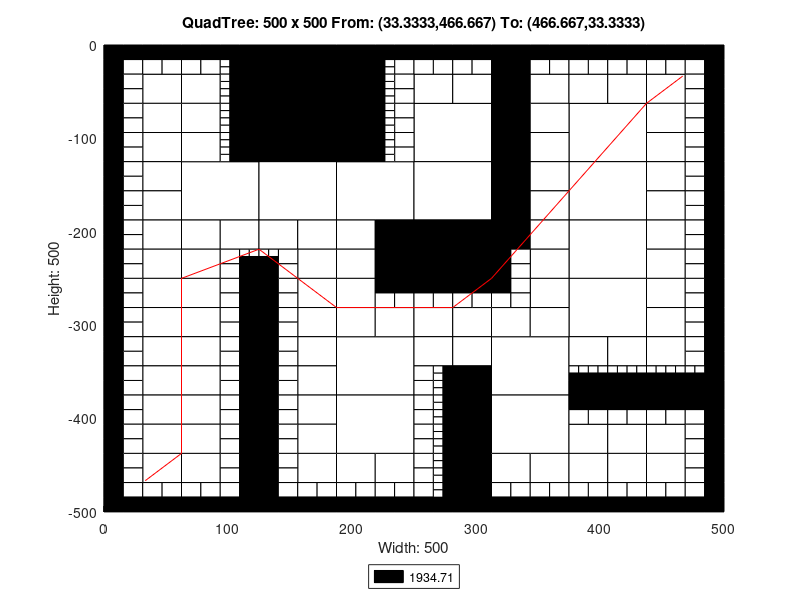

The MATLAB script that drew this image:
axis([0 500 -500 0]);
title('QuadTree: 500 x 500 From: (33.3333,466.667) To: (466.667,33.3333)');
xlabel('Width: 500');
ylabel('Height: 500');
rectangle('Position',[125 -62.5 62.5 62.5], 'FaceColor',[0 0 0]);
rectangle('Position',[125 -125 62.5 62.5], 'FaceColor',[0 0 0]);
rectangle('Position',[62.5 -187.5 62.5 62.5], 'FaceColor',[1 1 1]);
rectangle('Position',[125 -187.5 62.5 62.5], 'FaceColor',[1 1 1]);
rectangle('Position',[187.5 -187.5 62.5 62.5], 'FaceColor',[1 1 1]);
rectangle('Position',[250 -125 62.5 62.5], 'FaceColor',[1 1 1]);
rectangle('Position',[375 -125 62.5 62.5], 'FaceColor',[1 1 1]);
rectangle('Position',[250 -187.5 62.5 62.5], 'FaceColor',[1 1 1]);
rectangle('Position',[250 -250 62.5 62.5], 'FaceColor',[0 0 0]);
rectangle('Position',[375 -187.5 62.5 62.5], 'FaceColor',[1 1 1]);
rectangle('Position',[375 -250 62.5 62.5], 'FaceColor',[1 1 1]);
rectangle('Position',[187.5 -375 62.5 62.5], 'FaceColor',[1 1 1]);
rectangle('Position',[187.5 -437.5 62.5 62.5], 'FaceColor',[1 1 1]);
rectangle('Position',[312.5 -375 62.5 62.5], 'FaceColor',[1 1 1]);
rectangle('Position',[375 -312.5 62.5 62.5], 'FaceColor',[1 1 1]);
rectangle('Position',[312.5 -437.5 62.5 62.5], 'FaceColor',[1 1 1]);
rectangle('Position',[31.25 -62.5 31.25 31.25], 'FaceColor',[1 1 1]);
rectangle('Position',[62.5 -62.5 31.25 31.25], 'FaceColor',[1 1 1]);
rectangle('Position',[31.25 -93.75 31.25 31.25], 'FaceColor',[1 1 1]);
rectangle('Position',[31.25 -125 31.25 31.25], 'FaceColor',[1 1 1]);
rectangle('Position',[62.5 -93.75 31.25 31.25], 'FaceColor',[1 1 1]);
rectangle('Position',[62.5 -125 31.25 31.25], 'FaceColor',[1 1 1]);
rectangle('Position',[187.5 -31.25 31.25 31.25], 'FaceColor',[0 0 0]);
rectangle('Position',[187.5 -62.5 31.25 31.25], 'FaceColor',[0 0 0]);
rectangle('Position',[187.5 -93.75 31.25 31.25], 'FaceColor',[0 0 0]);
rectangle('Position',[187.5 -125 31.25 31.25], 'FaceColor',[0 0 0]);
rectangle('Position',[31.25 -156.25 31.25 31.25], 'FaceColor',[1 1 1]);
rectangle('Position',[31.25 -187.5 31.25 31.25], 'FaceColor',[1 1 1]);
rectangle('Position',[31.25 -218.75 31.25 31.25], 'FaceColor',[1 1 1]);
rectangle('Position',[31.25 -250 31.25 31.25], 'FaceColor',[1 1 1]);
rectangle('Position',[62.5 -218.75 31.25 31.25], 'FaceColor',[1 1 1]);
rectangle('Position',[93.75 -218.75 31.25 31.25], 'FaceColor',[1 1 1]);
rectangle('Position',[62.5 -250 31.25 31.25], 'FaceColor',[1 1 1]);
rectangle('Position',[125 -218.75 31.25 31.25], 'FaceColor',[1 1 1]);
rectangle('Position',[156.25 -218.75 31.25 31.25], 'FaceColor',[1 1 1]);
rectangle('Position',[156.25 -250 31.25 31.25], 'FaceColor',[1 1 1]);
rectangle('Position',[187.5 -218.75 31.25 31.25], 'FaceColor',[1 1 1]);
rectangle('Position',[218.75 -218.75 31.25 31.25], 'FaceColor',[0 0 0]);
rectangle('Position',[187.5 -250 31.25 31.25], 'FaceColor',[1 1 1]);
rectangle('Position',[218.75 -250 31.25 31.25], 'FaceColor',[0 0 0]);
rectangle('Position',[250 -62.5 31.25 31.25], 'FaceColor',[1 1 1]);
rectangle('Position',[281.25 -62.5 31.25 31.25], 'FaceColor',[1 1 1]);
rectangle('Position',[312.5 -31.25 31.25 31.25], 'FaceColor',[0 0 0]);
rectangle('Position',[312.5 -62.5 31.25 31.25], 'FaceColor',[0 0 0]);
rectangle('Position',[343.75 -62.5 31.25 31.25], 'FaceColor',[1 1 1]);
rectangle('Position',[312.5 -93.75 31.25 31.25], 'FaceColor',[0 0 0]);
rectangle('Position',[343.75 -93.75 31.25 31.25], 'FaceColor',[1 1 1]);
rectangle('Position',[312.5 -125 31.25 31.25], 'FaceColor',[0 0 0]);
rectangle('Position',[343.75 -125 31.25 31.25], 'FaceColor',[1 1 1]);
rectangle('Position',[375 -62.5 31.25 31.25], 'FaceColor',[1 1 1]);
rectangle('Position',[406.25 -62.5 31.25 31.25], 'FaceColor',[1 1 1]);
rectangle('Position',[437.5 -62.5 31.25 31.25], 'FaceColor',[1 1 1]);
rectangle('Position',[437.5 -93.75 31.25 31.25], 'FaceColor',[1 1 1]);
rectangle('Position',[437.5 -125 31.25 31.25], 'FaceColor',[1 1 1]);
rectangle('Position',[312.5 -156.25 31.25 31.25], 'FaceColor',[0 0 0]);
rectangle('Position',[343.75 -156.25 31.25 31.25], 'FaceColor',[1 1 1]);
rectangle('Position',[312.5 -187.5 31.25 31.25], 'FaceColor',[0 0 0]);
rectangle('Position',[343.75 -187.5 31.25 31.25], 'FaceColor',[1 1 1]);
rectangle('Position',[312.5 -218.75 31.25 31.25], 'FaceColor',[0 0 0]);
rectangle('Position',[343.75 -218.75 31.25 31.25], 'FaceColor',[1 1 1]);
rectangle('Position',[343.75 -250 31.25 31.25], 'FaceColor',[1 1 1]);
rectangle('Position',[437.5 -156.25 31.25 31.25], 'FaceColor',[1 1 1]);
rectangle('Position',[437.5 -187.5 31.25 31.25], 'FaceColor',[1 1 1]);
rectangle('Position',[437.5 -218.75 31.25 31.25], 'FaceColor',[1 1 1]);
rectangle('Position',[437.5 -250 31.25 31.25], 'FaceColor',[1 1 1]);
rectangle('Position',[31.25 -281.25 31.25 31.25], 'FaceColor',[1 1 1]);
rectangle('Position',[31.25 -312.5 31.25 31.25], 'FaceColor',[1 1 1]);
rectangle('Position',[62.5 -281.25 31.25 31.25], 'FaceColor',[1 1 1]);
rectangle('Position',[62.5 -312.5 31.25 31.25], 'FaceColor',[1 1 1]);
rectangle('Position',[31.25 -343.75 31.25 31.25], 'FaceColor',[1 1 1]);
rectangle('Position',[31.25 -375 31.25 31.25], 'FaceColor',[1 1 1]);
rectangle('Position',[62.5 -343.75 31.25 31.25], 'FaceColor',[1 1 1]);
rectangle('Position',[62.5 -375 31.25 31.25], 'FaceColor',[1 1 1]);
rectangle('Position',[156.25 -281.25 31.25 31.25], 'FaceColor',[1 1 1]);
rectangle('Position',[156.25 -312.5 31.25 31.25], 'FaceColor',[1 1 1]);
rectangle('Position',[187.5 -281.25 31.25 31.25], 'FaceColor',[1 1 1]);
rectangle('Position',[187.5 -312.5 31.25 31.25], 'FaceColor',[1 1 1]);
rectangle('Position',[218.75 -312.5 31.25 31.25], 'FaceColor',[1 1 1]);
rectangle('Position',[156.25 -343.75 31.25 31.25], 'FaceColor',[1 1 1]);
rectangle('Position',[156.25 -375 31.25 31.25], 'FaceColor',[1 1 1]);
rectangle('Position',[31.25 -406.25 31.25 31.25], 'FaceColor',[1 1 1]);
rectangle('Position',[31.25 -437.5 31.25 31.25], 'FaceColor',[1 1 1]);
rectangle('Position',[62.5 -406.25 31.25 31.25], 'FaceColor',[1 1 1]);
rectangle('Position',[62.5 -437.5 31.25 31.25], 'FaceColor',[1 1 1]);
rectangle('Position',[31.25 -468.75 31.25 31.25], 'FaceColor',[1 1 1]);
rectangle('Position',[62.5 -468.75 31.25 31.25], 'FaceColor',[1 1 1]);
rectangle('Position',[156.25 -406.25 31.25 31.25], 'FaceColor',[1 1 1]);
rectangle('Position',[156.25 -437.5 31.25 31.25], 'FaceColor',[1 1 1]);
rectangle('Position',[156.25 -468.75 31.25 31.25], 'FaceColor',[1 1 1]);
rectangle('Position',[187.5 -468.75 31.25 31.25], 'FaceColor',[1 1 1]);
rectangle('Position',[218.75 -468.75 31.25 31.25], 'FaceColor',[1 1 1]);
rectangle('Position',[250 -312.5 31.25 31.25], 'FaceColor',[1 1 1]);
rectangle('Position',[281.25 -312.5 31.25 31.25], 'FaceColor',[1 1 1]);
rectangle('Position',[343.75 -281.25 31.25 31.25], 'FaceColor',[1 1 1]);
rectangle('Position',[312.5 -312.5 31.25 31.25], 'FaceColor',[1 1 1]);
rectangle('Position',[343.75 -312.5 31.25 31.25], 'FaceColor',[1 1 1]);
rectangle('Position',[250 -343.75 31.25 31.25], 'FaceColor',[1 1 1]);
rectangle('Position',[281.25 -343.75 31.25 31.25], 'FaceColor',[1 1 1]);
rectangle('Position',[281.25 -375 31.25 31.25], 'FaceColor',[0 0 0]);
rectangle('Position',[437.5 -281.25 31.25 31.25], 'FaceColor',[1 1 1]);
rectangle('Position',[437.5 -312.5 31.25 31.25], 'FaceColor',[1 1 1]);
rectangle('Position',[375 -343.75 31.25 31.25], 'FaceColor',[1 1 1]);
rectangle('Position',[406.25 -343.75 31.25 31.25], 'FaceColor',[1 1 1]);
rectangle('Position',[437.5 -343.75 31.25 31.25], 'FaceColor',[1 1 1]);
rectangle('Position',[281.25 -406.25 31.25 31.25], 'FaceColor',[0 0 0]);
rectangle('Position',[281.25 -437.5 31.25 31.25], 'FaceColor',[0 0 0]);
rectangle('Position',[281.25 -468.75 31.25 31.25], 'FaceColor',[0 0 0]);
rectangle('Position',[281.25 -500 31.25 31.25], 'FaceColor',[0 0 0]);
rectangle('Position',[312.5 -468.75 31.25 31.25], 'FaceColor',[1 1 1]);
rectangle('Position',[343.75 -468.75 31.25 31.25], 'FaceColor',[1 1 1]);
rectangle('Position',[375 -437.5 31.25 31.25], 'FaceColor',[1 1 1]);
rectangle('Position',[406.25 -437.5 31.25 31.25], 'FaceColor',[1 1 1]);
rectangle('Position',[437.5 -437.5 31.25 31.25], 'FaceColor',[1 1 1]);
rectangle('Position',[375 -468.75 31.25 31.25], 'FaceColor',[1 1 1]);
rectangle('Position',[406.25 -468.75 31.25 31.25], 'FaceColor',[1 1 1]);
rectangle('Position',[437.5 -468.75 31.25 31.25], 'FaceColor',[1 1 1]);
rectangle('Position',[0 -15.625 15.625 15.625], 'FaceColor',[0 0 0]);
rectangle('Position',[15.625 -15.625 15.625 15.625], 'FaceColor',[0 0 0]);
rectangle('Position',[0 -31.25 15.625 15.625], 'FaceColor',[0 0 0]);
rectangle('Position',[15.625 -31.25 15.625 15.625], 'FaceColor',[1 1 1]);
rectangle('Position',[31.25 -15.625 15.625 15.625], 'FaceColor',[0 0 0]);
rectangle('Position',[46.875 -15.625 15.625 15.625], 'FaceColor',[0 0 0]);
rectangle('Position',[31.25 -31.25 15.625 15.625], 'FaceColor',[1 1 1]);
rectangle('Position',[46.875 -31.25 15.625 15.625], 'FaceColor',[1 1 1]);
rectangle('Position',[0 -46.875 15.625 15.625], 'FaceColor',[0 0 0]);
rectangle('Position',[15.625 -46.875 15.625 15.625], 'FaceColor',[1 1 1]);
rectangle('Position',[0 -62.5 15.625 15.625], 'FaceColor',[0 0 0]);
rectangle('Position',[15.625 -62.5 15.625 15.625], 'FaceColor',[1 1 1]);
rectangle('Position',[62.5 -15.625 15.625 15.625], 'FaceColor',[0 0 0]);
rectangle('Position',[78.125 -15.625 15.625 15.625], 'FaceColor',[0 0 0]);
rectangle('Position',[62.5 -31.25 15.625 15.625], 'FaceColor',[1 1 1]);
rectangle('Position',[78.125 -31.25 15.625 15.625], 'FaceColor',[1 1 1]);
rectangle('Position',[93.75 -15.625 15.625 15.625], 'FaceColor',[0 0 0]);
rectangle('Position',[109.375 -15.625 15.625 15.625], 'FaceColor',[0 0 0]);
rectangle('Position',[109.375 -31.25 15.625 15.625], 'FaceColor',[0 0 0]);
rectangle('Position',[109.375 -46.875 15.625 15.625], 'FaceColor',[0 0 0]);
rectangle('Position',[109.375 -62.5 15.625 15.625], 'FaceColor',[0 0 0]);
rectangle('Position',[0 -78.125 15.625 15.625], 'FaceColor',[0 0 0]);
rectangle('Position',[15.625 -78.125 15.625 15.625], 'FaceColor',[1 1 1]);
rectangle('Position',[0 -93.75 15.625 15.625], 'FaceColor',[0 0 0]);
rectangle('Position',[15.625 -93.75 15.625 15.625], 'FaceColor',[1 1 1]);
rectangle('Position',[0 -109.375 15.625 15.625], 'FaceColor',[0 0 0]);
rectangle('Position',[15.625 -109.375 15.625 15.625], 'FaceColor',[1 1 1]);
rectangle('Position',[0 -125 15.625 15.625], 'FaceColor',[0 0 0]);
rectangle('Position',[15.625 -125 15.625 15.625], 'FaceColor',[1 1 1]);
rectangle('Position',[109.375 -78.125 15.625 15.625], 'FaceColor',[0 0 0]);
rectangle('Position',[109.375 -93.75 15.625 15.625], 'FaceColor',[0 0 0]);
rectangle('Position',[109.375 -109.375 15.625 15.625], 'FaceColor',[0 0 0]);
rectangle('Position',[109.375 -125 15.625 15.625], 'FaceColor',[0 0 0]);
rectangle('Position',[218.75 -15.625 15.625 15.625], 'FaceColor',[0 0 0]);
rectangle('Position',[234.375 -15.625 15.625 15.625], 'FaceColor',[0 0 0]);
rectangle('Position',[234.375 -31.25 15.625 15.625], 'FaceColor',[1 1 1]);
rectangle('Position',[234.375 -46.875 15.625 15.625], 'FaceColor',[1 1 1]);
rectangle('Position',[234.375 -62.5 15.625 15.625], 'FaceColor',[1 1 1]);
rectangle('Position',[234.375 -78.125 15.625 15.625], 'FaceColor',[1 1 1]);
rectangle('Position',[234.375 -93.75 15.625 15.625], 'FaceColor',[1 1 1]);
rectangle('Position',[234.375 -109.375 15.625 15.625], 'FaceColor',[1 1 1]);
rectangle('Position',[234.375 -125 15.625 15.625], 'FaceColor',[1 1 1]);
rectangle('Position',[0 -140.625 15.625 15.625], 'FaceColor',[0 0 0]);
rectangle('Position',[15.625 -140.625 15.625 15.625], 'FaceColor',[1 1 1]);
rectangle('Position',[0 -156.25 15.625 15.625], 'FaceColor',[0 0 0]);
rectangle('Position',[15.625 -156.25 15.625 15.625], 'FaceColor',[1 1 1]);
rectangle('Position',[0 -171.875 15.625 15.625], 'FaceColor',[0 0 0]);
rectangle('Position',[15.625 -171.875 15.625 15.625], 'FaceColor',[1 1 1]);
rectangle('Position',[0 -187.5 15.625 15.625], 'FaceColor',[0 0 0]);
rectangle('Position',[15.625 -187.5 15.625 15.625], 'FaceColor',[1 1 1]);
rectangle('Position',[0 -203.125 15.625 15.625], 'FaceColor',[0 0 0]);
rectangle('Position',[15.625 -203.125 15.625 15.625], 'FaceColor',[1 1 1]);
rectangle('Position',[0 -218.75 15.625 15.625], 'FaceColor',[0 0 0]);
rectangle('Position',[15.625 -218.75 15.625 15.625], 'FaceColor',[1 1 1]);
rectangle('Position',[0 -234.375 15.625 15.625], 'FaceColor',[0 0 0]);
rectangle('Position',[15.625 -234.375 15.625 15.625], 'FaceColor',[1 1 1]);
rectangle('Position',[0 -250 15.625 15.625], 'FaceColor',[0 0 0]);
rectangle('Position',[15.625 -250 15.625 15.625], 'FaceColor',[1 1 1]);
rectangle('Position',[93.75 -234.375 15.625 15.625], 'FaceColor',[1 1 1]);
rectangle('Position',[93.75 -250 15.625 15.625], 'FaceColor',[1 1 1]);
rectangle('Position',[109.375 -250 15.625 15.625], 'FaceColor',[0 0 0]);
rectangle('Position',[140.625 -234.375 15.625 15.625], 'FaceColor',[1 1 1]);
rectangle('Position',[125 -250 15.625 15.625], 'FaceColor',[0 0 0]);
rectangle('Position',[140.625 -250 15.625 15.625], 'FaceColor',[1 1 1]);
rectangle('Position',[250 -15.625 15.625 15.625], 'FaceColor',[0 0 0]);
rectangle('Position',[265.625 -15.625 15.625 15.625], 'FaceColor',[0 0 0]);
rectangle('Position',[250 -31.25 15.625 15.625], 'FaceColor',[1 1 1]);
rectangle('Position',[265.625 -31.25 15.625 15.625], 'FaceColor',[1 1 1]);
rectangle('Position',[281.25 -15.625 15.625 15.625], 'FaceColor',[0 0 0]);
rectangle('Position',[296.875 -15.625 15.625 15.625], 'FaceColor',[0 0 0]);
rectangle('Position',[281.25 -31.25 15.625 15.625], 'FaceColor',[1 1 1]);
rectangle('Position',[296.875 -31.25 15.625 15.625], 'FaceColor',[1 1 1]);
rectangle('Position',[343.75 -15.625 15.625 15.625], 'FaceColor',[0 0 0]);
rectangle('Position',[359.375 -15.625 15.625 15.625], 'FaceColor',[0 0 0]);
rectangle('Position',[343.75 -31.25 15.625 15.625], 'FaceColor',[1 1 1]);
rectangle('Position',[359.375 -31.25 15.625 15.625], 'FaceColor',[1 1 1]);
rectangle('Position',[375 -15.625 15.625 15.625], 'FaceColor',[0 0 0]);
rectangle('Position',[390.625 -15.625 15.625 15.625], 'FaceColor',[0 0 0]);
rectangle('Position',[375 -31.25 15.625 15.625], 'FaceColor',[1 1 1]);
rectangle('Position',[390.625 -31.25 15.625 15.625], 'FaceColor',[1 1 1]);
rectangle('Position',[406.25 -15.625 15.625 15.625], 'FaceColor',[0 0 0]);
rectangle('Position',[421.875 -15.625 15.625 15.625], 'FaceColor',[0 0 0]);
rectangle('Position',[406.25 -31.25 15.625 15.625], 'FaceColor',[1 1 1]);
rectangle('Position',[421.875 -31.25 15.625 15.625], 'FaceColor',[1 1 1]);
rectangle('Position',[437.5 -15.625 15.625 15.625], 'FaceColor',[0 0 0]);
rectangle('Position',[453.125 -15.625 15.625 15.625], 'FaceColor',[0 0 0]);
rectangle('Position',[437.5 -31.25 15.625 15.625], 'FaceColor',[1 1 1]);
rectangle('Position',[453.125 -31.25 15.625 15.625], 'FaceColor',[1 1 1]);
rectangle('Position',[468.75 -15.625 15.625 15.625], 'FaceColor',[0 0 0]);
rectangle('Position',[484.375 -15.625 15.625 15.625], 'FaceColor',[0 0 0]);
rectangle('Position',[468.75 -31.25 15.625 15.625], 'FaceColor',[1 1 1]);
rectangle('Position',[484.375 -31.25 15.625 15.625], 'FaceColor',[0 0 0]);
rectangle('Position',[468.75 -46.875 15.625 15.625], 'FaceColor',[1 1 1]);
rectangle('Position',[484.375 -46.875 15.625 15.625], 'FaceColor',[0 0 0]);
rectangle('Position',[468.75 -62.5 15.625 15.625], 'FaceColor',[1 1 1]);
rectangle('Position',[484.375 -62.5 15.625 15.625], 'FaceColor',[0 0 0]);
rectangle('Position',[468.75 -78.125 15.625 15.625], 'FaceColor',[1 1 1]);
rectangle('Position',[484.375 -78.125 15.625 15.625], 'FaceColor',[0 0 0]);
rectangle('Position',[468.75 -93.75 15.625 15.625], 'FaceColor',[1 1 1]);
rectangle('Position',[484.375 -93.75 15.625 15.625], 'FaceColor',[0 0 0]);
rectangle('Position',[468.75 -109.375 15.625 15.625], 'FaceColor',[1 1 1]);
rectangle('Position',[484.375 -109.375 15.625 15.625], 'FaceColor',[0 0 0]);
rectangle('Position',[468.75 -125 15.625 15.625], 'FaceColor',[1 1 1]);
rectangle('Position',[484.375 -125 15.625 15.625], 'FaceColor',[0 0 0]);
rectangle('Position',[312.5 -234.375 15.625 15.625], 'FaceColor',[0 0 0]);
rectangle('Position',[328.125 -234.375 15.625 15.625], 'FaceColor',[1 1 1]);
rectangle('Position',[312.5 -250 15.625 15.625], 'FaceColor',[0 0 0]);
rectangle('Position',[328.125 -250 15.625 15.625], 'FaceColor',[1 1 1]);
rectangle('Position',[468.75 -140.625 15.625 15.625], 'FaceColor',[1 1 1]);
rectangle('Position',[484.375 -140.625 15.625 15.625], 'FaceColor',[0 0 0]);
rectangle('Position',[468.75 -156.25 15.625 15.625], 'FaceColor',[1 1 1]);
rectangle('Position',[484.375 -156.25 15.625 15.625], 'FaceColor',[0 0 0]);
rectangle('Position',[468.75 -171.875 15.625 15.625], 'FaceColor',[1 1 1]);
rectangle('Position',[484.375 -171.875 15.625 15.625], 'FaceColor',[0 0 0]);
rectangle('Position',[468.75 -187.5 15.625 15.625], 'FaceColor',[1 1 1]);
rectangle('Position',[484.375 -187.5 15.625 15.625], 'FaceColor',[0 0 0]);
rectangle('Position',[468.75 -203.125 15.625 15.625], 'FaceColor',[1 1 1]);
rectangle('Position',[484.375 -203.125 15.625 15.625], 'FaceColor',[0 0 0]);
rectangle('Position',[468.75 -218.75 15.625 15.625], 'FaceColor',[1 1 1]);
rectangle('Position',[484.375 -218.75 15.625 15.625], 'FaceColor',[0 0 0]);
rectangle('Position',[468.75 -234.375 15.625 15.625], 'FaceColor',[1 1 1]);
rectangle('Position',[484.375 -234.375 15.625 15.625], 'FaceColor',[0 0 0]);
rectangle('Position',[468.75 -250 15.625 15.625], 'FaceColor',[1 1 1]);
rectangle('Position',[484.375 -250 15.625 15.625], 'FaceColor',[0 0 0]);
rectangle('Position',[0 -265.625 15.625 15.625], 'FaceColor',[0 0 0]);
rectangle('Position',[15.625 -265.625 15.625 15.625], 'FaceColor',[1 1 1]);
rectangle('Position',[0 -281.25 15.625 15.625], 'FaceColor',[0 0 0]);
rectangle('Position',[15.625 -281.25 15.625 15.625], 'FaceColor',[1 1 1]);
rectangle('Position',[0 -296.875 15.625 15.625], 'FaceColor',[0 0 0]);
rectangle('Position',[15.625 -296.875 15.625 15.625], 'FaceColor',[1 1 1]);
rectangle('Position',[0 -312.5 15.625 15.625], 'FaceColor',[0 0 0]);
rectangle('Position',[15.625 -312.5 15.625 15.625], 'FaceColor',[1 1 1]);
rectangle('Position',[93.75 -265.625 15.625 15.625], 'FaceColor',[1 1 1]);
rectangle('Position',[109.375 -265.625 15.625 15.625], 'FaceColor',[0 0 0]);
rectangle('Position',[93.75 -281.25 15.625 15.625], 'FaceColor',[1 1 1]);
rectangle('Position',[109.375 -281.25 15.625 15.625], 'FaceColor',[0 0 0]);
rectangle('Position',[93.75 -296.875 15.625 15.625], 'FaceColor',[1 1 1]);
rectangle('Position',[109.375 -296.875 15.625 15.625], 'FaceColor',[0 0 0]);
rectangle('Position',[93.75 -312.5 15.625 15.625], 'FaceColor',[1 1 1]);
rectangle('Position',[109.375 -312.5 15.625 15.625], 'FaceColor',[0 0 0]);
rectangle('Position',[0 -328.125 15.625 15.625], 'FaceColor',[0 0 0]);
rectangle('Position',[15.625 -328.125 15.625 15.625], 'FaceColor',[1 1 1]);
rectangle('Position',[0 -343.75 15.625 15.625], 'FaceColor',[0 0 0]);
rectangle('Position',[15.625 -343.75 15.625 15.625], 'FaceColor',[1 1 1]);
rectangle('Position',[0 -359.375 15.625 15.625], 'FaceColor',[0 0 0]);
rectangle('Position',[15.625 -359.375 15.625 15.625], 'FaceColor',[1 1 1]);
rectangle('Position',[0 -375 15.625 15.625], 'FaceColor',[0 0 0]);
rectangle('Position',[15.625 -375 15.625 15.625], 'FaceColor',[1 1 1]);
rectangle('Position',[93.75 -328.125 15.625 15.625], 'FaceColor',[1 1 1]);
rectangle('Position',[109.375 -328.125 15.625 15.625], 'FaceColor',[0 0 0]);
rectangle('Position',[93.75 -343.75 15.625 15.625], 'FaceColor',[1 1 1]);
rectangle('Position',[109.375 -343.75 15.625 15.625], 'FaceColor',[0 0 0]);
rectangle('Position',[93.75 -359.375 15.625 15.625], 'FaceColor',[1 1 1]);
rectangle('Position',[109.375 -359.375 15.625 15.625], 'FaceColor',[0 0 0]);
rectangle('Position',[93.75 -375 15.625 15.625], 'FaceColor',[1 1 1]);
rectangle('Position',[109.375 -375 15.625 15.625], 'FaceColor',[0 0 0]);
rectangle('Position',[125 -265.625 15.625 15.625], 'FaceColor',[0 0 0]);
rectangle('Position',[140.625 -265.625 15.625 15.625], 'FaceColor',[1 1 1]);
rectangle('Position',[125 -281.25 15.625 15.625], 'FaceColor',[0 0 0]);
rectangle('Position',[140.625 -281.25 15.625 15.625], 'FaceColor',[1 1 1]);
rectangle('Position',[125 -296.875 15.625 15.625], 'FaceColor',[0 0 0]);
rectangle('Position',[140.625 -296.875 15.625 15.625], 'FaceColor',[1 1 1]);
rectangle('Position',[125 -312.5 15.625 15.625], 'FaceColor',[0 0 0]);
rectangle('Position',[140.625 -312.5 15.625 15.625], 'FaceColor',[1 1 1]);
rectangle('Position',[218.75 -265.625 15.625 15.625], 'FaceColor',[0 0 0]);
rectangle('Position',[234.375 -265.625 15.625 15.625], 'FaceColor',[0 0 0]);
rectangle('Position',[218.75 -281.25 15.625 15.625], 'FaceColor',[1 1 1]);
rectangle('Position',[234.375 -281.25 15.625 15.625], 'FaceColor',[1 1 1]);
rectangle('Position',[125 -328.125 15.625 15.625], 'FaceColor',[0 0 0]);
rectangle('Position',[140.625 -328.125 15.625 15.625], 'FaceColor',[1 1 1]);
rectangle('Position',[125 -343.75 15.625 15.625], 'FaceColor',[0 0 0]);
rectangle('Position',[140.625 -343.75 15.625 15.625], 'FaceColor',[1 1 1]);
rectangle('Position',[125 -359.375 15.625 15.625], 'FaceColor',[0 0 0]);
rectangle('Position',[140.625 -359.375 15.625 15.625], 'FaceColor',[1 1 1]);
rectangle('Position',[125 -375 15.625 15.625], 'FaceColor',[0 0 0]);
rectangle('Position',[140.625 -375 15.625 15.625], 'FaceColor',[1 1 1]);
rectangle('Position',[0 -390.625 15.625 15.625], 'FaceColor',[0 0 0]);
rectangle('Position',[15.625 -390.625 15.625 15.625], 'FaceColor',[1 1 1]);
rectangle('Position',[0 -406.25 15.625 15.625], 'FaceColor',[0 0 0]);
rectangle('Position',[15.625 -406.25 15.625 15.625], 'FaceColor',[1 1 1]);
rectangle('Position',[0 -421.875 15.625 15.625], 'FaceColor',[0 0 0]);
rectangle('Position',[15.625 -421.875 15.625 15.625], 'FaceColor',[1 1 1]);
rectangle('Position',[0 -437.5 15.625 15.625], 'FaceColor',[0 0 0]);
rectangle('Position',[15.625 -437.5 15.625 15.625], 'FaceColor',[1 1 1]);
rectangle('Position',[93.75 -390.625 15.625 15.625], 'FaceColor',[1 1 1]);
rectangle('Position',[109.375 -390.625 15.625 15.625], 'FaceColor',[0 0 0]);
rectangle('Position',[93.75 -406.25 15.625 15.625], 'FaceColor',[1 1 1]);
rectangle('Position',[109.375 -406.25 15.625 15.625], 'FaceColor',[0 0 0]);
rectangle('Position',[93.75 -421.875 15.625 15.625], 'FaceColor',[1 1 1]);
rectangle('Position',[109.375 -421.875 15.625 15.625], 'FaceColor',[0 0 0]);
rectangle('Position',[93.75 -437.5 15.625 15.625], 'FaceColor',[1 1 1]);
rectangle('Position',[109.375 -437.5 15.625 15.625], 'FaceColor',[0 0 0]);
rectangle('Position',[0 -453.125 15.625 15.625], 'FaceColor',[0 0 0]);
rectangle('Position',[15.625 -453.125 15.625 15.625], 'FaceColor',[1 1 1]);
rectangle('Position',[0 -468.75 15.625 15.625], 'FaceColor',[0 0 0]);
rectangle('Position',[15.625 -468.75 15.625 15.625], 'FaceColor',[1 1 1]);
rectangle('Position',[0 -484.375 15.625 15.625], 'FaceColor',[0 0 0]);
rectangle('Position',[15.625 -484.375 15.625 15.625], 'FaceColor',[1 1 1]);
rectangle('Position',[0 -500 15.625 15.625], 'FaceColor',[0 0 0]);
rectangle('Position',[15.625 -500 15.625 15.625], 'FaceColor',[0 0 0]);
rectangle('Position',[31.25 -484.375 15.625 15.625], 'FaceColor',[1 1 1]);
rectangle('Position',[46.875 -484.375 15.625 15.625], 'FaceColor',[1 1 1]);
rectangle('Position',[31.25 -500 15.625 15.625], 'FaceColor',[0 0 0]);
rectangle('Position',[46.875 -500 15.625 15.625], 'FaceColor',[0 0 0]);
rectangle('Position',[93.75 -453.125 15.625 15.625], 'FaceColor',[1 1 1]);
rectangle('Position',[109.375 -453.125 15.625 15.625], 'FaceColor',[0 0 0]);
rectangle('Position',[93.75 -468.75 15.625 15.625], 'FaceColor',[1 1 1]);
rectangle('Position',[109.375 -468.75 15.625 15.625], 'FaceColor',[0 0 0]);
rectangle('Position',[62.5 -484.375 15.625 15.625], 'FaceColor',[1 1 1]);
rectangle('Position',[78.125 -484.375 15.625 15.625], 'FaceColor',[1 1 1]);
rectangle('Position',[62.5 -500 15.625 15.625], 'FaceColor',[0 0 0]);
rectangle('Position',[78.125 -500 15.625 15.625], 'FaceColor',[0 0 0]);
rectangle('Position',[93.75 -484.375 15.625 15.625], 'FaceColor',[1 1 1]);
rectangle('Position',[109.375 -484.375 15.625 15.625], 'FaceColor',[0 0 0]);
rectangle('Position',[93.75 -500 15.625 15.625], 'FaceColor',[0 0 0]);
rectangle('Position',[109.375 -500 15.625 15.625], 'FaceColor',[0 0 0]);
rectangle('Position',[125 -390.625 15.625 15.625], 'FaceColor',[0 0 0]);
rectangle('Position',[140.625 -390.625 15.625 15.625], 'FaceColor',[1 1 1]);
rectangle('Position',[125 -406.25 15.625 15.625], 'FaceColor',[0 0 0]);
rectangle('Position',[140.625 -406.25 15.625 15.625], 'FaceColor',[1 1 1]);
rectangle('Position',[125 -421.875 15.625 15.625], 'FaceColor',[0 0 0]);
rectangle('Position',[140.625 -421.875 15.625 15.625], 'FaceColor',[1 1 1]);
rectangle('Position',[125 -437.5 15.625 15.625], 'FaceColor',[0 0 0]);
rectangle('Position',[140.625 -437.5 15.625 15.625], 'FaceColor',[1 1 1]);
rectangle('Position',[125 -453.125 15.625 15.625], 'FaceColor',[0 0 0]);
rectangle('Position',[140.625 -453.125 15.625 15.625], 'FaceColor',[1 1 1]);
rectangle('Position',[125 -468.75 15.625 15.625], 'FaceColor',[0 0 0]);
rectangle('Position',[140.625 -468.75 15.625 15.625], 'FaceColor',[1 1 1]);
rectangle('Position',[125 -484.375 15.625 15.625], 'FaceColor',[0 0 0]);
rectangle('Position',[140.625 -484.375 15.625 15.625], 'FaceColor',[1 1 1]);
rectangle('Position',[125 -500 15.625 15.625], 'FaceColor',[0 0 0]);
rectangle('Position',[140.625 -500 15.625 15.625], 'FaceColor',[0 0 0]);
rectangle('Position',[156.25 -484.375 15.625 15.625], 'FaceColor',[1 1 1]);
rectangle('Position',[171.875 -484.375 15.625 15.625], 'FaceColor',[1 1 1]);
rectangle('Position',[156.25 -500 15.625 15.625], 'FaceColor',[0 0 0]);
rectangle('Position',[171.875 -500 15.625 15.625], 'FaceColor',[0 0 0]);
rectangle('Position',[187.5 -484.375 15.625 15.625], 'FaceColor',[1 1 1]);
rectangle('Position',[203.125 -484.375 15.625 15.625], 'FaceColor',[1 1 1]);
rectangle('Position',[187.5 -500 15.625 15.625], 'FaceColor',[0 0 0]);
rectangle('Position',[203.125 -500 15.625 15.625], 'FaceColor',[0 0 0]);
rectangle('Position',[218.75 -484.375 15.625 15.625], 'FaceColor',[1 1 1]);
rectangle('Position',[234.375 -484.375 15.625 15.625], 'FaceColor',[1 1 1]);
rectangle('Position',[218.75 -500 15.625 15.625], 'FaceColor',[0 0 0]);
rectangle('Position',[234.375 -500 15.625 15.625], 'FaceColor',[0 0 0]);
rectangle('Position',[250 -265.625 15.625 15.625], 'FaceColor',[0 0 0]);
rectangle('Position',[265.625 -265.625 15.625 15.625], 'FaceColor',[0 0 0]);
rectangle('Position',[250 -281.25 15.625 15.625], 'FaceColor',[1 1 1]);
rectangle('Position',[265.625 -281.25 15.625 15.625], 'FaceColor',[1 1 1]);
rectangle('Position',[281.25 -265.625 15.625 15.625], 'FaceColor',[0 0 0]);
rectangle('Position',[296.875 -265.625 15.625 15.625], 'FaceColor',[0 0 0]);
rectangle('Position',[281.25 -281.25 15.625 15.625], 'FaceColor',[1 1 1]);
rectangle('Position',[296.875 -281.25 15.625 15.625], 'FaceColor',[1 1 1]);
rectangle('Position',[312.5 -265.625 15.625 15.625], 'FaceColor',[0 0 0]);
rectangle('Position',[328.125 -265.625 15.625 15.625], 'FaceColor',[1 1 1]);
rectangle('Position',[312.5 -281.25 15.625 15.625], 'FaceColor',[1 1 1]);
rectangle('Position',[328.125 -281.25 15.625 15.625], 'FaceColor',[1 1 1]);
rectangle('Position',[250 -359.375 15.625 15.625], 'FaceColor',[1 1 1]);
rectangle('Position',[250 -375 15.625 15.625], 'FaceColor',[1 1 1]);
rectangle('Position',[468.75 -265.625 15.625 15.625], 'FaceColor',[1 1 1]);
rectangle('Position',[484.375 -265.625 15.625 15.625], 'FaceColor',[0 0 0]);
rectangle('Position',[468.75 -281.25 15.625 15.625], 'FaceColor',[1 1 1]);
rectangle('Position',[484.375 -281.25 15.625 15.625], 'FaceColor',[0 0 0]);
rectangle('Position',[468.75 -296.875 15.625 15.625], 'FaceColor',[1 1 1]);
rectangle('Position',[484.375 -296.875 15.625 15.625], 'FaceColor',[0 0 0]);
rectangle('Position',[468.75 -312.5 15.625 15.625], 'FaceColor',[1 1 1]);
rectangle('Position',[484.375 -312.5 15.625 15.625], 'FaceColor',[0 0 0]);
rectangle('Position',[375 -375 15.625 15.625], 'FaceColor',[0 0 0]);
rectangle('Position',[390.625 -375 15.625 15.625], 'FaceColor',[0 0 0]);
rectangle('Position',[406.25 -375 15.625 15.625], 'FaceColor',[0 0 0]);
rectangle('Position',[421.875 -375 15.625 15.625], 'FaceColor',[0 0 0]);
rectangle('Position',[468.75 -328.125 15.625 15.625], 'FaceColor',[1 1 1]);
rectangle('Position',[484.375 -328.125 15.625 15.625], 'FaceColor',[0 0 0]);
rectangle('Position',[468.75 -343.75 15.625 15.625], 'FaceColor',[1 1 1]);
rectangle('Position',[484.375 -343.75 15.625 15.625], 'FaceColor',[0 0 0]);
rectangle('Position',[437.5 -375 15.625 15.625], 'FaceColor',[0 0 0]);
rectangle('Position',[453.125 -375 15.625 15.625], 'FaceColor',[0 0 0]);
rectangle('Position',[484.375 -359.375 15.625 15.625], 'FaceColor',[0 0 0]);
rectangle('Position',[468.75 -375 15.625 15.625], 'FaceColor',[0 0 0]);
rectangle('Position',[484.375 -375 15.625 15.625], 'FaceColor',[0 0 0]);
rectangle('Position',[250 -390.625 15.625 15.625], 'FaceColor',[1 1 1]);
rectangle('Position',[250 -406.25 15.625 15.625], 'FaceColor',[1 1 1]);
rectangle('Position',[250 -421.875 15.625 15.625], 'FaceColor',[1 1 1]);
rectangle('Position',[250 -437.5 15.625 15.625], 'FaceColor',[1 1 1]);
rectangle('Position',[250 -453.125 15.625 15.625], 'FaceColor',[1 1 1]);
rectangle('Position',[250 -468.75 15.625 15.625], 'FaceColor',[1 1 1]);
rectangle('Position',[250 -484.375 15.625 15.625], 'FaceColor',[1 1 1]);
rectangle('Position',[250 -500 15.625 15.625], 'FaceColor',[0 0 0]);
rectangle('Position',[265.625 -500 15.625 15.625], 'FaceColor',[0 0 0]);
rectangle('Position',[312.5 -484.375 15.625 15.625], 'FaceColor',[1 1 1]);
rectangle('Position',[328.125 -484.375 15.625 15.625], 'FaceColor',[1 1 1]);
rectangle('Position',[312.5 -500 15.625 15.625], 'FaceColor',[0 0 0]);
rectangle('Position',[328.125 -500 15.625 15.625], 'FaceColor',[0 0 0]);
rectangle('Position',[343.75 -484.375 15.625 15.625], 'FaceColor',[1 1 1]);
rectangle('Position',[359.375 -484.375 15.625 15.625], 'FaceColor',[1 1 1]);
rectangle('Position',[343.75 -500 15.625 15.625], 'FaceColor',[0 0 0]);
rectangle('Position',[359.375 -500 15.625 15.625], 'FaceColor',[0 0 0]);
rectangle('Position',[375 -390.625 15.625 15.625], 'FaceColor',[0 0 0]);
rectangle('Position',[390.625 -390.625 15.625 15.625], 'FaceColor',[0 0 0]);
rectangle('Position',[375 -406.25 15.625 15.625], 'FaceColor',[1 1 1]);
rectangle('Position',[390.625 -406.25 15.625 15.625], 'FaceColor',[1 1 1]);
rectangle('Position',[406.25 -390.625 15.625 15.625], 'FaceColor',[0 0 0]);
rectangle('Position',[421.875 -390.625 15.625 15.625], 'FaceColor',[0 0 0]);
rectangle('Position',[406.25 -406.25 15.625 15.625], 'FaceColor',[1 1 1]);
rectangle('Position',[421.875 -406.25 15.625 15.625], 'FaceColor',[1 1 1]);
rectangle('Position',[437.5 -390.625 15.625 15.625], 'FaceColor',[0 0 0]);
rectangle('Position',[453.125 -390.625 15.625 15.625], 'FaceColor',[0 0 0]);
rectangle('Position',[437.5 -406.25 15.625 15.625], 'FaceColor',[1 1 1]);
rectangle('Position',[453.125 -406.25 15.625 15.625], 'FaceColor',[1 1 1]);
rectangle('Position',[468.75 -390.625 15.625 15.625], 'FaceColor',[0 0 0]);
rectangle('Position',[484.375 -390.625 15.625 15.625], 'FaceColor',[0 0 0]);
rectangle('Position',[468.75 -406.25 15.625 15.625], 'FaceColor',[1 1 1]);
rectangle('Position',[484.375 -406.25 15.625 15.625], 'FaceColor',[0 0 0]);
rectangle('Position',[468.75 -421.875 15.625 15.625], 'FaceColor',[1 1 1]);
rectangle('Position',[484.375 -421.875 15.625 15.625], 'FaceColor',[0 0 0]);
rectangle('Position',[468.75 -437.5 15.625 15.625], 'FaceColor',[1 1 1]);
rectangle('Position',[484.375 -437.5 15.625 15.625], 'FaceColor',[0 0 0]);
rectangle('Position',[375 -484.375 15.625 15.625], 'FaceColor',[1 1 1]);
rectangle('Position',[390.625 -484.375 15.625 15.625], 'FaceColor',[1 1 1]);
rectangle('Position',[375 -500 15.625 15.625], 'FaceColor',[0 0 0]);
rectangle('Position',[390.625 -500 15.625 15.625], 'FaceColor',[0 0 0]);
rectangle('Position',[406.25 -484.375 15.625 15.625], 'FaceColor',[1 1 1]);
rectangle('Position',[421.875 -484.375 15.625 15.625], 'FaceColor',[1 1 1]);
rectangle('Position',[406.25 -500 15.625 15.625], 'FaceColor',[0 0 0]);
rectangle('Position',[421.875 -500 15.625 15.625], 'FaceColor',[0 0 0]);
rectangle('Position',[468.75 -453.125 15.625 15.625], 'FaceColor',[1 1 1]);
rectangle('Position',[484.375 -453.125 15.625 15.625], 'FaceColor',[0 0 0]);
rectangle('Position',[468.75 -468.75 15.625 15.625], 'FaceColor',[1 1 1]);
rectangle('Position',[484.375 -468.75 15.625 15.625], 'FaceColor',[0 0 0]);
rectangle('Position',[437.5 -484.375 15.625 15.625], 'FaceColor',[1 1 1]);
rectangle('Position',[453.125 -484.375 15.625 15.625], 'FaceColor',[1 1 1]);
rectangle('Position',[437.5 -500 15.625 15.625], 'FaceColor',[0 0 0]);
rectangle('Position',[453.125 -500 15.625 15.625], 'FaceColor',[0 0 0]);
rectangle('Position',[468.75 -484.375 15.625 15.625], 'FaceColor',[1 1 1]);
rectangle('Position',[484.375 -484.375 15.625 15.625], 'FaceColor',[0 0 0]);
rectangle('Position',[468.75 -500 15.625 15.625], 'FaceColor',[0 0 0]);
rectangle('Position',[484.375 -500 15.625 15.625], 'FaceColor',[0 0 0]);
rectangle('Position',[93.75 -23.4375 7.8125 7.8125], 'FaceColor',[1 1 1]);
rectangle('Position',[101.562 -23.4375 7.8125 7.8125], 'FaceColor',[0 0 0]);
rectangle('Position',[93.75 -31.25 7.8125 7.8125], 'FaceColor',[1 1 1]);
rectangle('Position',[101.562 -31.25 7.8125 7.8125], 'FaceColor',[0 0 0]);
rectangle('Position',[93.75 -39.0625 7.8125 7.8125], 'FaceColor',[1 1 1]);
rectangle('Position',[101.562 -39.0625 7.8125 7.8125], 'FaceColor',[0 0 0]);
rectangle('Position',[93.75 -46.875 7.8125 7.8125], 'FaceColor',[1 1 1]);
rectangle('Position',[101.562 -46.875 7.8125 7.8125], 'FaceColor',[0 0 0]);
rectangle('Position',[93.75 -54.6875 7.8125 7.8125], 'FaceColor',[1 1 1]);
rectangle('Position',[101.562 -54.6875 7.8125 7.8125], 'FaceColor',[0 0 0]);
rectangle('Position',[93.75 -62.5 7.8125 7.8125], 'FaceColor',[1 1 1]);
rectangle('Position',[101.562 -62.5 7.8125 7.8125], 'FaceColor',[0 0 0]);
rectangle('Position',[93.75 -70.3125 7.8125 7.8125], 'FaceColor',[1 1 1]);
rectangle('Position',[101.562 -70.3125 7.8125 7.8125], 'FaceColor',[0 0 0]);
rectangle('Position',[93.75 -78.125 7.8125 7.8125], 'FaceColor',[1 1 1]);
rectangle('Position',[101.562 -78.125 7.8125 7.8125], 'FaceColor',[0 0 0]);
rectangle('Position',[93.75 -85.9375 7.8125 7.8125], 'FaceColor',[1 1 1]);
rectangle('Position',[101.562 -85.9375 7.8125 7.8125], 'FaceColor',[0 0 0]);
rectangle('Position',[93.75 -93.75 7.8125 7.8125], 'FaceColor',[1 1 1]);
rectangle('Position',[101.562 -93.75 7.8125 7.8125], 'FaceColor',[0 0 0]);
rectangle('Position',[93.75 -101.562 7.8125 7.8125], 'FaceColor',[1 1 1]);
rectangle('Position',[101.562 -101.562 7.8125 7.8125], 'FaceColor',[0 0 0]);
rectangle('Position',[93.75 -109.375 7.8125 7.8125], 'FaceColor',[1 1 1]);
rectangle('Position',[101.562 -109.375 7.8125 7.8125], 'FaceColor',[0 0 0]);
rectangle('Position',[93.75 -117.188 7.8125 7.8125], 'FaceColor',[1 1 1]);
rectangle('Position',[101.562 -117.188 7.8125 7.8125], 'FaceColor',[0 0 0]);
rectangle('Position',[93.75 -125 7.8125 7.8125], 'FaceColor',[1 1 1]);
rectangle('Position',[101.562 -125 7.8125 7.8125], 'FaceColor',[0 0 0]);
rectangle('Position',[218.75 -23.4375 7.8125 7.8125], 'FaceColor',[0 0 0]);
rectangle('Position',[226.562 -23.4375 7.8125 7.8125], 'FaceColor',[1 1 1]);
rectangle('Position',[218.75 -31.25 7.8125 7.8125], 'FaceColor',[0 0 0]);
rectangle('Position',[226.562 -31.25 7.8125 7.8125], 'FaceColor',[1 1 1]);
rectangle('Position',[218.75 -39.0625 7.8125 7.8125], 'FaceColor',[0 0 0]);
rectangle('Position',[226.562 -39.0625 7.8125 7.8125], 'FaceColor',[1 1 1]);
rectangle('Position',[218.75 -46.875 7.8125 7.8125], 'FaceColor',[0 0 0]);
rectangle('Position',[226.562 -46.875 7.8125 7.8125], 'FaceColor',[1 1 1]);
rectangle('Position',[218.75 -54.6875 7.8125 7.8125], 'FaceColor',[0 0 0]);
rectangle('Position',[226.562 -54.6875 7.8125 7.8125], 'FaceColor',[1 1 1]);
rectangle('Position',[218.75 -62.5 7.8125 7.8125], 'FaceColor',[0 0 0]);
rectangle('Position',[226.562 -62.5 7.8125 7.8125], 'FaceColor',[1 1 1]);
rectangle('Position',[218.75 -70.3125 7.8125 7.8125], 'FaceColor',[0 0 0]);
rectangle('Position',[226.562 -70.3125 7.8125 7.8125], 'FaceColor',[1 1 1]);
rectangle('Position',[218.75 -78.125 7.8125 7.8125], 'FaceColor',[0 0 0]);
rectangle('Position',[226.562 -78.125 7.8125 7.8125], 'FaceColor',[1 1 1]);
rectangle('Position',[218.75 -85.9375 7.8125 7.8125], 'FaceColor',[0 0 0]);
rectangle('Position',[226.562 -85.9375 7.8125 7.8125], 'FaceColor',[1 1 1]);
rectangle('Position',[218.75 -93.75 7.8125 7.8125], 'FaceColor',[0 0 0]);
rectangle('Position',[226.562 -93.75 7.8125 7.8125], 'FaceColor',[1 1 1]);
rectangle('Position',[218.75 -101.562 7.8125 7.8125], 'FaceColor',[0 0 0]);
rectangle('Position',[226.562 -101.562 7.8125 7.8125], 'FaceColor',[1 1 1]);
rectangle('Position',[218.75 -109.375 7.8125 7.8125], 'FaceColor',[0 0 0]);
rectangle('Position',[226.562 -109.375 7.8125 7.8125], 'FaceColor',[1 1 1]);
rectangle('Position',[218.75 -117.188 7.8125 7.8125], 'FaceColor',[0 0 0]);
rectangle('Position',[226.562 -117.188 7.8125 7.8125], 'FaceColor',[1 1 1]);
rectangle('Position',[218.75 -125 7.8125 7.8125], 'FaceColor',[0 0 0]);
rectangle('Position',[226.562 -125 7.8125 7.8125], 'FaceColor',[1 1 1]);
rectangle('Position',[109.375 -226.562 7.8125 7.8125], 'FaceColor',[1 1 1]);
rectangle('Position',[117.188 -226.562 7.8125 7.8125], 'FaceColor',[1 1 1]);
rectangle('Position',[109.375 -234.375 7.8125 7.8125], 'FaceColor',[0 0 0]);
rectangle('Position',[117.188 -234.375 7.8125 7.8125], 'FaceColor',[0 0 0]);
rectangle('Position',[125 -226.562 7.8125 7.8125], 'FaceColor',[1 1 1]);
rectangle('Position',[132.812 -226.562 7.8125 7.8125], 'FaceColor',[1 1 1]);
rectangle('Position',[125 -234.375 7.8125 7.8125], 'FaceColor',[0 0 0]);
rectangle('Position',[132.812 -234.375 7.8125 7.8125], 'FaceColor',[0 0 0]);
rectangle('Position',[265.625 -351.562 7.8125 7.8125], 'FaceColor',[1 1 1]);
rectangle('Position',[273.438 -351.562 7.8125 7.8125], 'FaceColor',[0 0 0]);
rectangle('Position',[265.625 -359.375 7.8125 7.8125], 'FaceColor',[1 1 1]);
rectangle('Position',[273.438 -359.375 7.8125 7.8125], 'FaceColor',[0 0 0]);
rectangle('Position',[265.625 -367.188 7.8125 7.8125], 'FaceColor',[1 1 1]);
rectangle('Position',[273.438 -367.188 7.8125 7.8125], 'FaceColor',[0 0 0]);
rectangle('Position',[265.625 -375 7.8125 7.8125], 'FaceColor',[1 1 1]);
rectangle('Position',[273.438 -375 7.8125 7.8125], 'FaceColor',[0 0 0]);
rectangle('Position',[375 -351.562 7.8125 7.8125], 'FaceColor',[1 1 1]);
rectangle('Position',[382.812 -351.562 7.8125 7.8125], 'FaceColor',[1 1 1]);
rectangle('Position',[375 -359.375 7.8125 7.8125], 'FaceColor',[0 0 0]);
rectangle('Position',[382.812 -359.375 7.8125 7.8125], 'FaceColor',[0 0 0]);
rectangle('Position',[390.625 -351.562 7.8125 7.8125], 'FaceColor',[1 1 1]);
rectangle('Position',[398.438 -351.562 7.8125 7.8125], 'FaceColor',[1 1 1]);
rectangle('Position',[390.625 -359.375 7.8125 7.8125], 'FaceColor',[0 0 0]);
rectangle('Position',[398.438 -359.375 7.8125 7.8125], 'FaceColor',[0 0 0]);
rectangle('Position',[406.25 -351.562 7.8125 7.8125], 'FaceColor',[1 1 1]);
rectangle('Position',[414.062 -351.562 7.8125 7.8125], 'FaceColor',[1 1 1]);
rectangle('Position',[406.25 -359.375 7.8125 7.8125], 'FaceColor',[0 0 0]);
rectangle('Position',[414.062 -359.375 7.8125 7.8125], 'FaceColor',[0 0 0]);
rectangle('Position',[421.875 -351.562 7.8125 7.8125], 'FaceColor',[1 1 1]);
rectangle('Position',[429.688 -351.562 7.8125 7.8125], 'FaceColor',[1 1 1]);
rectangle('Position',[421.875 -359.375 7.8125 7.8125], 'FaceColor',[0 0 0]);
rectangle('Position',[429.688 -359.375 7.8125 7.8125], 'FaceColor',[0 0 0]);
rectangle('Position',[437.5 -351.562 7.8125 7.8125], 'FaceColor',[1 1 1]);
rectangle('Position',[445.312 -351.562 7.8125 7.8125], 'FaceColor',[1 1 1]);
rectangle('Position',[437.5 -359.375 7.8125 7.8125], 'FaceColor',[0 0 0]);
rectangle('Position',[445.312 -359.375 7.8125 7.8125], 'FaceColor',[0 0 0]);
rectangle('Position',[453.125 -351.562 7.8125 7.8125], 'FaceColor',[1 1 1]);
rectangle('Position',[460.938 -351.562 7.8125 7.8125], 'FaceColor',[1 1 1]);
rectangle('Position',[453.125 -359.375 7.8125 7.8125], 'FaceColor',[0 0 0]);
rectangle('Position',[460.938 -359.375 7.8125 7.8125], 'FaceColor',[0 0 0]);
rectangle('Position',[468.75 -351.562 7.8125 7.8125], 'FaceColor',[1 1 1]);
rectangle('Position',[476.562 -351.562 7.8125 7.8125], 'FaceColor',[1 1 1]);
rectangle('Position',[468.75 -359.375 7.8125 7.8125], 'FaceColor',[0 0 0]);
rectangle('Position',[476.562 -359.375 7.8125 7.8125], 'FaceColor',[0 0 0]);
rectangle('Position',[265.625 -382.812 7.8125 7.8125], 'FaceColor',[1 1 1]);
rectangle('Position',[273.438 -382.812 7.8125 7.8125], 'FaceColor',[0 0 0]);
rectangle('Position',[265.625 -390.625 7.8125 7.8125], 'FaceColor',[1 1 1]);
rectangle('Position',[273.438 -390.625 7.8125 7.8125], 'FaceColor',[0 0 0]);
rectangle('Position',[265.625 -398.438 7.8125 7.8125], 'FaceColor',[1 1 1]);
rectangle('Position',[273.438 -398.438 7.8125 7.8125], 'FaceColor',[0 0 0]);
rectangle('Position',[265.625 -406.25 7.8125 7.8125], 'FaceColor',[1 1 1]);
rectangle('Position',[273.438 -406.25 7.8125 7.8125], 'FaceColor',[0 0 0]);
rectangle('Position',[265.625 -414.062 7.8125 7.8125], 'FaceColor',[1 1 1]);
rectangle('Position',[273.438 -414.062 7.8125 7.8125], 'FaceColor',[0 0 0]);
rectangle('Position',[265.625 -421.875 7.8125 7.8125], 'FaceColor',[1 1 1]);
rectangle('Position',[273.438 -421.875 7.8125 7.8125], 'FaceColor',[0 0 0]);
rectangle('Position',[265.625 -429.688 7.8125 7.8125], 'FaceColor',[1 1 1]);
rectangle('Position',[273.438 -429.688 7.8125 7.8125], 'FaceColor',[0 0 0]);
rectangle('Position',[265.625 -437.5 7.8125 7.8125], 'FaceColor',[1 1 1]);
rectangle('Position',[273.438 -437.5 7.8125 7.8125], 'FaceColor',[0 0 0]);
rectangle('Position',[265.625 -445.312 7.8125 7.8125], 'FaceColor',[1 1 1]);
rectangle('Position',[273.438 -445.312 7.8125 7.8125], 'FaceColor',[0 0 0]);
rectangle('Position',[265.625 -453.125 7.8125 7.8125], 'FaceColor',[1 1 1]);
rectangle('Position',[273.438 -453.125 7.8125 7.8125], 'FaceColor',[0 0 0]);
rectangle('Position',[265.625 -460.938 7.8125 7.8125], 'FaceColor',[1 1 1]);
rectangle('Position',[273.438 -460.938 7.8125 7.8125], 'FaceColor',[0 0 0]);
rectangle('Position',[265.625 -468.75 7.8125 7.8125], 'FaceColor',[1 1 1]);
rectangle('Position',[273.438 -468.75 7.8125 7.8125], 'FaceColor',[0 0 0]);
rectangle('Position',[265.625 -476.562 7.8125 7.8125], 'FaceColor',[1 1 1]);
rectangle('Position',[273.438 -476.562 7.8125 7.8125], 'FaceColor',[0 0 0]);
rectangle('Position',[265.625 -484.375 7.8125 7.8125], 'FaceColor',[1 1 1]);
rectangle('Position',[273.438 -484.375 7.8125 7.8125], 'FaceColor',[0 0 0]);
X=[466.667,466.667,437.5,375,375,312.5,312.5,281.25,281.25,281.25,187.5,156.25,125,125,125,62.5,62.5,62.5,62.5,62.5,62.5,62.5,62.5,33.3333];
Y=[-33.3333,-33.3333,-62.5,-156.25,-156.25,-250,-250,-281.25,-281.25,-281.25,-281.25,-250,-218.75,-218.75,-218.75,-250,-250,-312.5,-312.5,-375,-375,-437.5,-437.5,-466.667];
hold on;
plot(X,Y,'r');
legend('1934.71','Location','southoutside');
